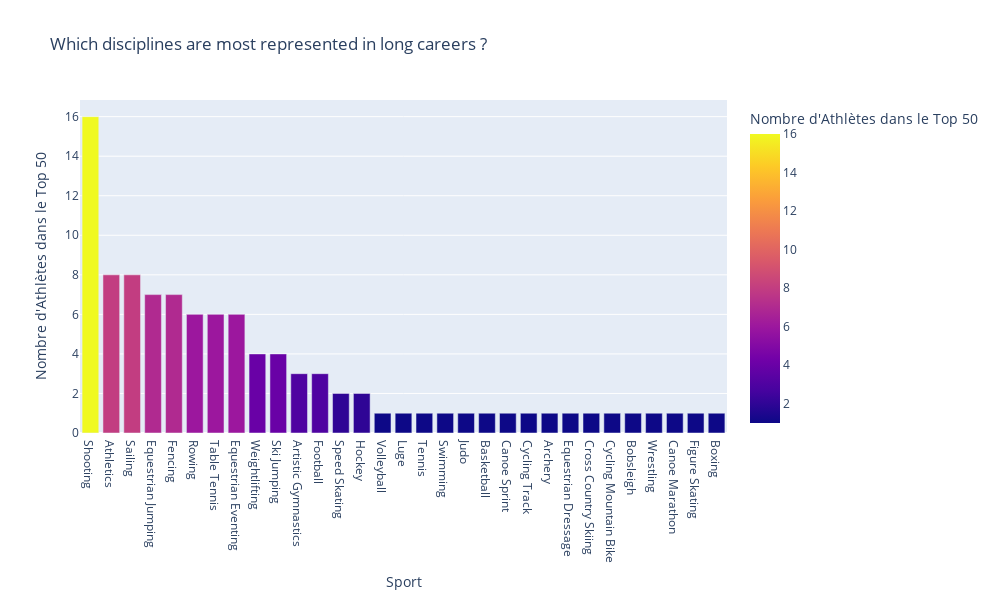

The cell this chart's notebook holds for it:
### Code cell
fig = px.bar(
    repartition_sports_top_99.reset_index(),
    x='sport',                         # Les sports sur l'axe X
    y='count',                         # Le nombre d'athlètes (compte) sur l'axe Y
    title="Which disciplines are most represented in long careers ?",
    labels={'sport': 'Sport', 'count': "Nombre d'Athlètes dans le Top 50"},
    color='count',
    color_continuous_scale=px.colors.sequential.Plasma # Utilisation d'une palette de couleurs
)

fig.update_layout(
    xaxis={'categoryorder': 'total descending'}, # Trier les barres de la plus haute à la plus basse
    width=1000,
    height=600
)

fig.show()

### Figure 1 — Plotly figure (JSON) as saved in the notebook; plotly's stock layout.template omitted (floating-point values rounded to 4 significant figures)
{"data": [{"alignmentgroup": "True", "hovertemplate": "Sport=%{x}<br>Nombre d'Athlètes dans le Top 50=%{marker.color}<extra></extra>", "legendgroup": "", "marker": {"color": [16, 8, 8, 7, 7, 6, 6, 6, 4, 4, 3, 3, 2, 2, 1, 1, 1, 1, 1, 1, 1, 1, 1, 1, 1, 1, 1, 1, 1, 1, 1], "coloraxis": "coloraxis", "pattern": {"shape": ""}}, "name": "", "offsetgroup": "", "orientation": "v", "showlegend": false, "textposition": "auto", "type": "bar", "x": ["Shooting", "Athletics", "Sailing", "Equestrian Jumping", "Fencing", "Rowing", "Table Tennis", "Equestrian Eventing", "Weightlifting", "Ski Jumping", "Artistic Gymnastics", "Football", "Speed Skating", "Hockey", "Volleyball", "Luge", "Tennis", "Swimming", "Judo", "Basketball", "Canoe Sprint", "Cycling Track", "Archery", "Equestrian Dressage", "Cross Country Skiing", "Cycling Mountain Bike", "Bobsleigh", "Wrestling", "Canoe Marathon", "Figure Skating", "Boxing"], "xaxis": "x", "y": [16, 8, 8, 7, 7, 6, 6, 6, 4, 4, 3, 3, 2, 2, 1, 1, 1, 1, 1, 1, 1, 1, 1, 1, 1, 1, 1, 1, 1, 1, 1], "yaxis": "y"}], "layout": {"barmode": "relative", "coloraxis": {"colorbar": {"title": {"text": "Nombre d'Athlètes dans le Top 50"}}, "colorscale": [[0, "#0d0887"], [0.1111, "#46039f"], [0.2222, "#7201a8"], [0.3333, "#9c179e"], [0.4444, "#bd3786"], [0.5556, "#d8576b"], [0.6667, "#ed7953"], [0.7778, "#fb9f3a"], [0.8889, "#fdca26"], [1, "#f0f921"]]}, "height": 600, "legend": {"tracegroupgap": 0}, "title": {"text": "Which disciplines are most represented in long careers ?"}, "width": 1000, "xaxis": {"anchor": "y", "categoryorder": "total descending", "domain": [0, 1], "title": {"text": "Sport"}}, "yaxis": {"anchor": "x", "domain": [0, 1], "title": {"text": "Nombre d'Athlètes dans le Top 50"}}}}
